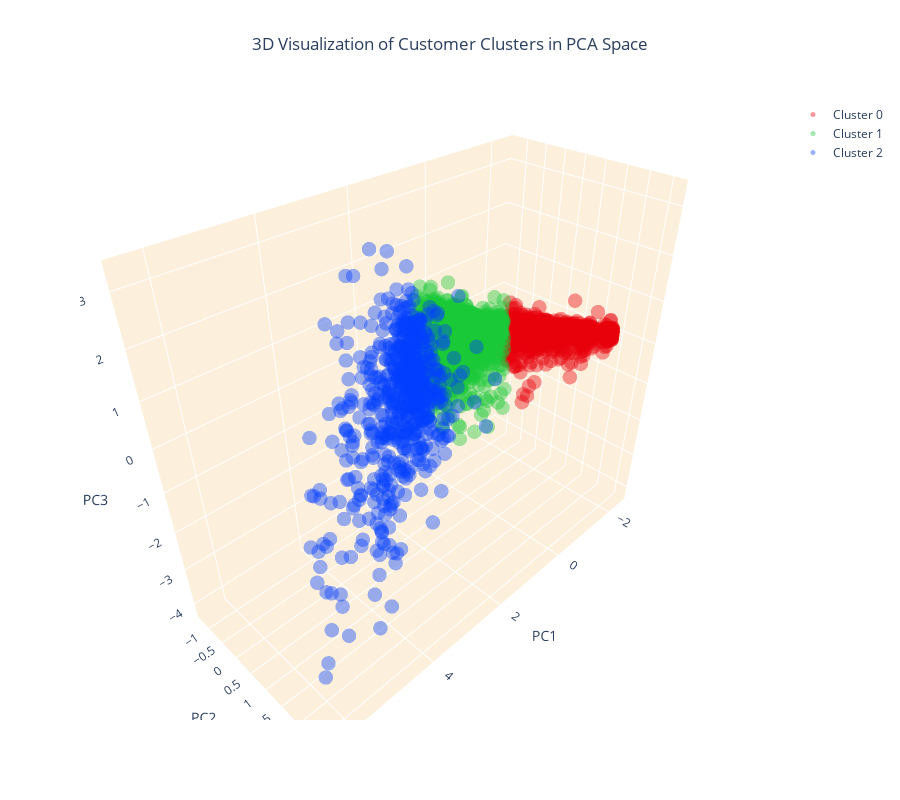

Notebook code for this chart:
### Code cell
# Create separate data frames for each cluster
cluster_0 = customer_data_pca[customer_data_pca['cluster'] == 0]
cluster_1 = customer_data_pca[customer_data_pca['cluster'] == 1]
cluster_2 = customer_data_pca[customer_data_pca['cluster'] == 2]
# Create a 3D scatter plot
fig = go.Figure()
# Add data points for each cluster separately and specify the color
fig.add_trace(go.Scatter3d(x=cluster_0['PC1'], y=cluster_0['PC2'], z=cluster_0['PC3'],
                           mode='markers', marker=dict(color=colors[0], size=5, opacity=0.4), name='Cluster 0'))
fig.add_trace(go.Scatter3d(x=cluster_1['PC1'], y=cluster_1['PC2'], z=cluster_1['PC3'],
                           mode='markers', marker=dict(color=colors[1], size=5, opacity=0.4), name='Cluster 1'))
fig.add_trace(go.Scatter3d(x=cluster_2['PC1'], y=cluster_2['PC2'], z=cluster_2['PC3'],
                           mode='markers', marker=dict(color=colors[2], size=5, opacity=0.4), name='Cluster 2'))
# Set the title and layout details
fig.update_layout(
    title=dict(text='3D Visualization of Customer Clusters in PCA Space', x=0.5),
    scene=dict(
        xaxis=dict(backgroundcolor="#fcf0dc", gridcolor='white', title='PC1'),
        yaxis=dict(backgroundcolor="#fcf0dc", gridcolor='white', title='PC2'),
        zaxis=dict(backgroundcolor="#fcf0dc", gridcolor='white', title='PC3'),
    ),
    width=900,
    height=800
)
# Show the plot
fig.show()

### Figure 1 — Plotly figure (JSON) as saved in the notebook; plotly's stock layout.template omitted (floating-point values rounded to 4 significant figures; data arrays with more than 128 entries replaced by an {"elided": "..."} marker saying what was removed)
{"data": [{"marker": {"color": "#e8000b", "opacity": 0.4, "size": 5}, "mode": "markers", "name": "Cluster 0", "x": {"elided": "1021 float values"}, "y": {"elided": "1021 float values"}, "z": {"elided": "1021 float values"}, "type": "scatter3d"}, {"marker": {"color": "#1ac938", "opacity": 0.4, "size": 5}, "mode": "markers", "name": "Cluster 1", "x": {"elided": "2528 float values"}, "y": {"elided": "2528 float values"}, "z": {"elided": "2528 float values"}, "type": "scatter3d"}, {"marker": {"color": "#023eff", "opacity": 0.4, "size": 5}, "mode": "markers", "name": "Cluster 2", "x": {"elided": "594 float values"}, "y": {"elided": "594 float values"}, "z": {"elided": "594 float values"}, "type": "scatter3d"}], "layout": {"title": {"text": "3D Visualization of Customer Clusters in PCA Space", "x": 0.5}, "scene": {"xaxis": {"backgroundcolor": "#fcf0dc", "gridcolor": "white", "title": {"text": "PC1"}}, "yaxis": {"backgroundcolor": "#fcf0dc", "gridcolor": "white", "title": {"text": "PC2"}}, "zaxis": {"backgroundcolor": "#fcf0dc", "gridcolor": "white", "title": {"text": "PC3"}}}, "width": 900, "height": 800}}
